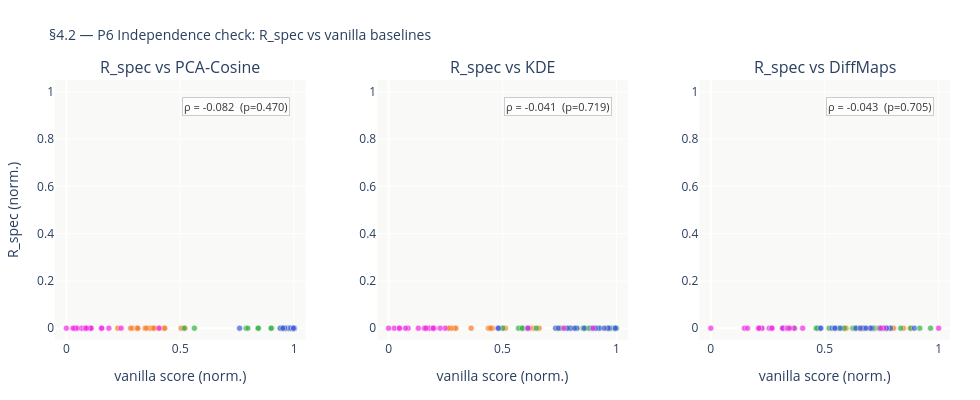

The cell this chart's notebook holds for it:
### Markdown cell above
### 4.2 — Independence check: R_spec vs vanilla baselines (Principle 6) ──

### Code cell
# Scatter R_spec against each vanilla score.
# If the spectral component is adding orthogonal information, the point
# clouds should show low correlation (Pearson ρ ≈ 0).
# High correlation would indicate R_spec is redundant with the vanilla method.
#
# Note: vanilla scores (v_pca, v_kde, v_diff) are built in §5.
# This cell is intentionally placed *before* §5 as a forward-reference stub
# that can be re-run after §5 executes.  If vanilla variables are not yet
# defined, it skips gracefully.

try:
    _vanilla = {"PCA-Cosine": v_pca, "KDE": v_kde, "DiffMaps": v_diff}
except NameError:
    print("§4.2 requires §5 to run first (v_pca / v_kde / v_diff not defined yet).")
    print("Re-run this cell after executing §5.")
    _vanilla = {}

if _vanilla:
    fig_42 = make_subplots(
        rows=1, cols=3,
        subplot_titles=[f"R_spec vs {k}" for k in _vanilla],
        horizontal_spacing=0.08,
    )

    for col_idx, (vname, v_scores) in enumerate(_vanilla.items(), start=1):
        rho, pval = pearsonr(R_spec, v_scores)
        fc_list = [FIELD_COLOURS.get(f, "#888") for f in labels]

        fig_42.add_trace(
            go.Scatter(
                x=v_scores,
                y=R_spec,
                mode="markers",
                marker=dict(color=fc_list, size=6, opacity=0.75,
                            line=dict(color="white", width=0.5)),
                text=[f"<b>{w}</b> [{f}]" for w, f in zip(words, labels)],
                hovertemplate="%{text}<br>vanilla=%{x:.3f}  R_spec=%{y:.3f}<extra></extra>",
                showlegend=False,
            ),
            row=1, col=col_idx,
        )
        # Annotate with Pearson ρ
        fig_42.add_annotation(
            xref=f"x{col_idx}" if col_idx > 1 else "x",
            yref=f"y{col_idx}" if col_idx > 1 else "y",
            x=0.98, y=0.98, xanchor="right", yanchor="top",
            text=f"ρ = {rho:+.3f}  (p={pval:.3f})",
            showarrow=False,
            font=dict(size=11, color="#333"),
            bgcolor="rgba(255,255,255,0.75)",
            bordercolor="#ccc",
            borderwidth=1,
            row=1, col=col_idx,
        )
        print(f"  R_spec vs {vname:12s}  Pearson ρ = {rho:+.3f}  p = {pval:.4f}")

    fig_42.update_layout(
        title_text="§4.2 — P6 Independence check: R_spec vs vanilla baselines",
        title_font_size=14,
        height=400,
        width=980,
        plot_bgcolor="#f9f9f7",
        paper_bgcolor="white",
        margin=dict(t=80, b=60, l=50, r=30),
    )
    fig_42.update_xaxes(title_text="vanilla score (norm.)", range=[-0.05, 1.05])
    fig_42.update_yaxes(title_text="R_spec (norm.)", range=[-0.05, 1.05], col=1)
    fig_42.update_yaxes(range=[-0.05, 1.05], col=2)
    fig_42.update_yaxes(range=[-0.05, 1.05], col=3)

    fig_42.write_html(OUTPUT_DIR / "42_rspec_independence_check.html")
    fig_42.show()
    print("Saved → output__06/42_rspec_independence_check.html")

### Figure 1 — Plotly figure (JSON) as saved in the notebook; plotly's stock layout.template omitted (floating-point values rounded to 4 significant figures)
{"data": [{"hovertemplate": "%{text}<br>vanilla=%{x:.3f}  R_spec=%{y:.3f}<extra></extra>", "marker": {"color": ["#f58231", "#f58231", "#f58231", "#f58231", "#f58231", "#f58231", "#f58231", "#f58231", "#f58231", "#f58231", "#f58231", "#f58231", "#f58231", "#f58231", "#f58231", "#f58231", "#f58231", "#f58231", "#f58231", "#f58231", "#3cb44b", "#3cb44b", "#3cb44b", "#3cb44b", "#3cb44b", "#3cb44b", "#3cb44b", "#3cb44b", "#3cb44b", "#3cb44b", "#3cb44b", "#3cb44b", "#3cb44b", "#3cb44b", "#3cb44b", "#3cb44b", "#3cb44b", "#3cb44b", "#3cb44b", "#3cb44b", "#4363d8", "#4363d8", "#4363d8", "#4363d8", "#4363d8", "#4363d8", "#4363d8", "#4363d8", "#4363d8", "#4363d8", "#4363d8", "#4363d8", "#4363d8", "#4363d8", "#4363d8", "#4363d8", "#4363d8", "#4363d8", "#4363d8", "#4363d8", "#f032e6", "#f032e6", "#f032e6", "#f032e6", "#f032e6", "#f032e6", "#f032e6", "#f032e6", "#f032e6", "#f032e6", "#f032e6", "#f032e6", "#f032e6", "#f032e6", "#f032e6", "#f032e6", "#f032e6", "#f032e6", "#f032e6", "#f032e6"], "line": {"color": "white", "width": 0.5}, "opacity": 0.75, "size": 6}, "mode": "markers", "showlegend": false, "text": ["<b>bread</b> [FOOD]", "<b>rice</b> [FOOD]", "<b>soup</b> [FOOD]", "<b>cake</b> [FOOD]", "<b>pizza</b> [FOOD]", "<b>pasta</b> [FOOD]", "<b>salad</b> [FOOD]", "<b>curry</b> [FOOD]", "<b>cheese</b> [FOOD]", "<b>butter</b> [FOOD]", "<b>cream</b> [FOOD]", "<b>jam</b> [FOOD]", "<b>honey</b> [FOOD]", "<b>chocolate</b> [FOOD]", "<b>coffee</b> [FOOD]", "<b>tea</b> [FOOD]", "<b>wine</b> [FOOD]", "<b>beer</b> [FOOD]", "<b>milk</b> [FOOD]", "<b>sugar</b> [FOOD]", "<b>atom</b> [SCIENCE]", "<b>electron</b> [SCIENCE]", "<b>proton</b> [SCIENCE]", "<b>neutron</b> [SCIENCE]", "<b>photon</b> [SCIENCE]", "<b>atom</b> [SCIENCE]", "<b>force</b> [SCIENCE]", "<b>energy</b> [SCIENCE]", "<b>mass</b> [SCIENCE]", "<b>gravity</b> [SCIENCE]", "<b>entropy</b> [SCIENCE]", "<b>plasma</b> [SCIENCE]", "<b>laser</b> [SCIENCE]", "<b>magnet</b> [SCIENCE]", "<b>circuit</b> [SCIENCE]", "<b>gene</b> [SCIENCE]", "<b>cell</b> [SCIENCE]", "<b>virus</b> [SCIENCE]", "<b>enzyme</b> [SCIENCE]", "<b>protein</b> [SCIENCE]", "<b>hammer</b> [TOOL]", "<b>saw</b> [TOOL]", "<b>drill</b> [TOOL]", "<b>drill</b> [TOOL]", "<b>screw</b> [TOOL]", "<b>nail</b> [TOOL]", "<b>bolt</b> [TOOL]", "<b>knife</b> [TOOL]", "<b>blade</b> [TOOL]", "<b>hook</b> [TOOL]", "<b>forge</b> [TOOL]", "<b>wheel</b> [TOOL]", "<b>axle</b> [TOOL]", "<b>lever</b> [TOOL]", "<b>axle</b> [TOOL]", "<b>gear</b> [TOOL]", "<b>spring</b> [TOOL]", "<b>joint</b> [TOOL]", "<b>vice</b> [TOOL]", "<b>hook</b> [TOOL]", "<b>red</b> [COLOUR]", "<b>blue</b> [COLOUR]", "<b>green</b> [COLOUR]", "<b>yellow</b> [COLOUR]", "<b>purple</b> [COLOUR]", "<b>orange</b> [COLOUR]", "<b>pink</b> [COLOUR]", "<b>brown</b> [COLOUR]", "<b>black</b> [COLOUR]", "<b>white</b> [COLOUR]", "<b>grey</b> [COLOUR]", "<b>grey</b> [COLOUR]", "<b>violet</b> [COLOUR]", "<b>gold</b> [COLOUR]", "<b>silver</b> [COLOUR]", "<b>beige</b> [COLOUR]", "<b>azure</b> [COLOUR]", "<b>indigo</b> [COLOUR]", "<b>violet</b> [COLOUR]", "<b>crimson</b> [COLOUR]"], "type": "scatter", "x": [0.5169, 0.2916, 0.4298, 0.3668, 0.5035, 0.5203, 0.368, 0.312, 0.4082, 0.4312, 0.3096, 0.9633, 0.3783, 0.2823, 0.3137, 0.2258, 0.345, 0.3512, 0.3787, 0.3853, 0.8421, 0.9382, 0.9535, 0.9003, 0.5171, 0.8421, 0.9961, 0.9871, 0.9879, 0.9745, 0.8987, 0.974, 0.7889, 0.9652, 0.9986, 0.9988, 0.9895, 0.9745, 0.7963, 0.5618, 0.9976, 0.9733, 1.0, 1.0, 0.9885, 0.9889, 0.9403, 1.0, 0.9597, 0.9965, 0.9605, 0.9587, 0.9499, 0.9958, 0.9499, 0.9845, 0.7604, 0.9988, 0.9965, 0.9965, 0.07659, 0.06767, 0.03855, 0.0374, 0.1039, 0.03679, 0.08158, 0.04823, 0.0833, 0.04149, 0.108, 0.108, 0.1546, 0.0, 0.1863, 0.02875, 0.4066, 0.08839, 0.1546, 0.2403], "xaxis": "x", "y": [0.000111, 0.000111, 0.000111, 0.0, 0.000111, 0.000111, 0.0, 0.000111, 0.000111, 0.000111, 0.000111, 0.000111, 0.0, 0.000111, 0.000111, 0.000111, 0.0, 0.000111, 0.000111, 0.0, 0.0, 0.000111, 0.0, 0.000111, 0.000111, 0.0, 0.000111, 0.0, 0.000111, 0.000111, 0.000111, 0.000111, 0.000111, 0.0, 0.000111, 0.000111, 0.000111, 0.0, 0.000111, 0.000111, 0.000111, 0.000111, 0.0, 0.0, 0.000111, 0.000111, 0.000111, 0.000111, 0.0, 0.000111, 0.000111, 0.000111, 0.000111, 0.0, 0.000111, 0.000111, 0.0, 0.000111, 0.000111, 0.000111, 0.000111, 0.0, 0.0, 0.000111, 0.000111, 0.000111, 0.000111, 0.000111, 0.0, 0.000111, 0.000111, 0.000111, 0.000111, 0.000111, 0.000111, 0.000111, 0.000111, 0.000111, 0.000111, 0.000111], "yaxis": "y"}, {"hovertemplate": "%{text}<br>vanilla=%{x:.3f}  R_spec=%{y:.3f}<extra></extra>", "marker": {"color": ["#f58231", "#f58231", "#f58231", "#f58231", "#f58231", "#f58231", "#f58231", "#f58231", "#f58231", "#f58231", "#f58231", "#f58231", "#f58231", "#f58231", "#f58231", "#f58231", "#f58231", "#f58231", "#f58231", "#f58231", "#3cb44b", "#3cb44b", "#3cb44b", "#3cb44b", "#3cb44b", "#3cb44b", "#3cb44b", "#3cb44b", "#3cb44b", "#3cb44b", "#3cb44b", "#3cb44b", "#3cb44b", "#3cb44b", "#3cb44b", "#3cb44b", "#3cb44b", "#3cb44b", "#3cb44b", "#3cb44b", "#4363d8", "#4363d8", "#4363d8", "#4363d8", "#4363d8", "#4363d8", "#4363d8", "#4363d8", "#4363d8", "#4363d8", "#4363d8", "#4363d8", "#4363d8", "#4363d8", "#4363d8", "#4363d8", "#4363d8", "#4363d8", "#4363d8", "#4363d8", "#f032e6", "#f032e6", "#f032e6", "#f032e6", "#f032e6", "#f032e6", "#f032e6", "#f032e6", "#f032e6", "#f032e6", "#f032e6", "#f032e6", "#f032e6", "#f032e6", "#f032e6", "#f032e6", "#f032e6", "#f032e6", "#f032e6", "#f032e6"], "line": {"color": "white", "width": 0.5}, "opacity": 0.75, "size": 6}, "mode": "markers", "showlegend": false, "text": ["<b>bread</b> [FOOD]", "<b>rice</b> [FOOD]", "<b>soup</b> [FOOD]", "<b>cake</b> [FOOD]", "<b>pizza</b> [FOOD]", "<b>pasta</b> [FOOD]", "<b>salad</b> [FOOD]", "<b>curry</b> [FOOD]", "<b>cheese</b> [FOOD]", "<b>butter</b> [FOOD]", "<b>cream</b> [FOOD]", "<b>jam</b> [FOOD]", "<b>honey</b> [FOOD]", "<b>chocolate</b> [FOOD]", "<b>coffee</b> [FOOD]", "<b>tea</b> [FOOD]", "<b>wine</b> [FOOD]", "<b>beer</b> [FOOD]", "<b>milk</b> [FOOD]", "<b>sugar</b> [FOOD]", "<b>atom</b> [SCIENCE]", "<b>electron</b> [SCIENCE]", "<b>proton</b> [SCIENCE]", "<b>neutron</b> [SCIENCE]", "<b>photon</b> [SCIENCE]", "<b>atom</b> [SCIENCE]", "<b>force</b> [SCIENCE]", "<b>energy</b> [SCIENCE]", "<b>mass</b> [SCIENCE]", "<b>gravity</b> [SCIENCE]", "<b>entropy</b> [SCIENCE]", "<b>plasma</b> [SCIENCE]", "<b>laser</b> [SCIENCE]", "<b>magnet</b> [SCIENCE]", "<b>circuit</b> [SCIENCE]", "<b>gene</b> [SCIENCE]", "<b>cell</b> [SCIENCE]", "<b>virus</b> [SCIENCE]", "<b>enzyme</b> [SCIENCE]", "<b>protein</b> [SCIENCE]", "<b>hammer</b> [TOOL]", "<b>saw</b> [TOOL]", "<b>drill</b> [TOOL]", "<b>drill</b> [TOOL]", "<b>screw</b> [TOOL]", "<b>nail</b> [TOOL]", "<b>bolt</b> [TOOL]", "<b>knife</b> [TOOL]", "<b>blade</b> [TOOL]", "<b>hook</b> [TOOL]", "<b>forge</b> [TOOL]", "<b>wheel</b> [TOOL]", "<b>axle</b> [TOOL]", "<b>lever</b> [TOOL]", "<b>axle</b> [TOOL]", "<b>gear</b> [TOOL]", "<b>spring</b> [TOOL]", "<b>joint</b> [TOOL]", "<b>vice</b> [TOOL]", "<b>hook</b> [TOOL]", "<b>red</b> [COLOUR]", "<b>blue</b> [COLOUR]", "<b>green</b> [COLOUR]", "<b>yellow</b> [COLOUR]", "<b>purple</b> [COLOUR]", "<b>orange</b> [COLOUR]", "<b>pink</b> [COLOUR]", "<b>brown</b> [COLOUR]", "<b>black</b> [COLOUR]", "<b>white</b> [COLOUR]", "<b>grey</b> [COLOUR]", "<b>grey</b> [COLOUR]", "<b>violet</b> [COLOUR]", "<b>gold</b> [COLOUR]", "<b>silver</b> [COLOUR]", "<b>beige</b> [COLOUR]", "<b>azure</b> [COLOUR]", "<b>indigo</b> [COLOUR]", "<b>violet</b> [COLOUR]", "<b>crimson</b> [COLOUR]"], "type": "scatter", "x": [0.3623, 0.4565, 0.6383, 0.5929, 0.4498, 0.5013, 0.5128, 0.7442, 0.2881, 0.4381, 0.4479, 0.9581, 0.6212, 0.2655, 0.2955, 0.2748, 0.6606, 0.5021, 0.1607, 0.2623, 0.586, 0.5704, 0.8228, 0.7975, 0.5021, 0.586, 0.7562, 0.9631, 0.8531, 0.8845, 0.987, 0.9735, 0.8615, 0.8803, 0.9181, 0.9872, 0.992, 1.0, 0.7752, 0.6489, 0.7332, 0.8584, 0.4819, 0.4819, 0.7455, 0.9701, 0.7975, 0.9034, 0.8932, 0.9957, 0.927, 0.827, 0.6106, 0.7851, 0.6106, 0.9086, 0.9636, 0.8162, 0.9469, 0.9957, 0.1687, 0.1305, 0.08542, 0.157, 0.02486, 0.1807, 0.07418, 0.2478, 0.2008, 0.1637, 0.04733, 0.04733, 0.1952, 0.8973, 0.6122, 0.0, 0.7685, 0.1981, 0.1952, 0.2262], "xaxis": "x2", "y": [0.000111, 0.000111, 0.000111, 0.0, 0.000111, 0.000111, 0.0, 0.000111, 0.000111, 0.000111, 0.000111, 0.000111, 0.0, 0.000111, 0.000111, 0.000111, 0.0, 0.000111, 0.000111, 0.0, 0.0, 0.000111, 0.0, 0.000111, 0.000111, 0.0, 0.000111, 0.0, 0.000111, 0.000111, 0.000111, 0.000111, 0.000111, 0.0, 0.000111, 0.000111, 0.000111, 0.0, 0.000111, 0.000111, 0.000111, 0.000111, 0.0, 0.0, 0.000111, 0.000111, 0.000111, 0.000111, 0.0, 0.000111, 0.000111, 0.000111, 0.000111, 0.0, 0.000111, 0.000111, 0.0, 0.000111, 0.000111, 0.000111, 0.000111, 0.0, 0.0, 0.000111, 0.000111, 0.000111, 0.000111, 0.000111, 0.0, 0.000111, 0.000111, 0.000111, 0.000111, 0.000111, 0.000111, 0.000111, 0.000111, 0.000111, 0.000111, 0.000111], "yaxis": "y2"}, {"hovertemplate": "%{text}<br>vanilla=%{x:.3f}  R_spec=%{y:.3f}<extra></extra>", "marker": {"color": ["#f58231", "#f58231", "#f58231", "#f58231", "#f58231", "#f58231", "#f58231", "#f58231", "#f58231", "#f58231", "#f58231", "#f58231", "#f58231", "#f58231", "#f58231", "#f58231", "#f58231", "#f58231", "#f58231", "#f58231", "#3cb44b", "#3cb44b", "#3cb44b", "#3cb44b", "#3cb44b", "#3cb44b", "#3cb44b", "#3cb44b", "#3cb44b", "#3cb44b", "#3cb44b", "#3cb44b", "#3cb44b", "#3cb44b", "#3cb44b", "#3cb44b", "#3cb44b", "#3cb44b", "#3cb44b", "#3cb44b", "#4363d8", "#4363d8", "#4363d8", "#4363d8", "#4363d8", "#4363d8", "#4363d8", "#4363d8", "#4363d8", "#4363d8", "#4363d8", "#4363d8", "#4363d8", "#4363d8", "#4363d8", "#4363d8", "#4363d8", "#4363d8", "#4363d8", "#4363d8", "#f032e6", "#f032e6", "#f032e6", "#f032e6", "#f032e6", "#f032e6", "#f032e6", "#f032e6", "#f032e6", "#f032e6", "#f032e6", "#f032e6", "#f032e6", "#f032e6", "#f032e6", "#f032e6", "#f032e6", "#f032e6", "#f032e6", "#f032e6"], "line": {"color": "white", "width": 0.5}, "opacity": 0.75, "size": 6}, "mode": "markers", "showlegend": false, "text": ["<b>bread</b> [FOOD]", "<b>rice</b> [FOOD]", "<b>soup</b> [FOOD]", "<b>cake</b> [FOOD]", "<b>pizza</b> [FOOD]", "<b>pasta</b> [FOOD]", "<b>salad</b> [FOOD]", "<b>curry</b> [FOOD]", "<b>cheese</b> [FOOD]", "<b>butter</b> [FOOD]", "<b>cream</b> [FOOD]", "<b>jam</b> [FOOD]", "<b>honey</b> [FOOD]", "<b>chocolate</b> [FOOD]", "<b>coffee</b> [FOOD]", "<b>tea</b> [FOOD]", "<b>wine</b> [FOOD]", "<b>beer</b> [FOOD]", "<b>milk</b> [FOOD]", "<b>sugar</b> [FOOD]", "<b>atom</b> [SCIENCE]", "<b>electron</b> [SCIENCE]", "<b>proton</b> [SCIENCE]", "<b>neutron</b> [SCIENCE]", "<b>photon</b> [SCIENCE]", "<b>atom</b> [SCIENCE]", "<b>force</b> [SCIENCE]", "<b>energy</b> [SCIENCE]", "<b>mass</b> [SCIENCE]", "<b>gravity</b> [SCIENCE]", "<b>entropy</b> [SCIENCE]", "<b>plasma</b> [SCIENCE]", "<b>laser</b> [SCIENCE]", "<b>magnet</b> [SCIENCE]", "<b>circuit</b> [SCIENCE]", "<b>gene</b> [SCIENCE]", "<b>cell</b> [SCIENCE]", "<b>virus</b> [SCIENCE]", "<b>enzyme</b> [SCIENCE]", "<b>protein</b> [SCIENCE]", "<b>hammer</b> [TOOL]", "<b>saw</b> [TOOL]", "<b>drill</b> [TOOL]", "<b>drill</b> [TOOL]", "<b>screw</b> [TOOL]", "<b>nail</b> [TOOL]", "<b>bolt</b> [TOOL]", "<b>knife</b> [TOOL]", "<b>blade</b> [TOOL]", "<b>hook</b> [TOOL]", "<b>forge</b> [TOOL]", "<b>wheel</b> [TOOL]", "<b>axle</b> [TOOL]", "<b>lever</b> [TOOL]", "<b>axle</b> [TOOL]", "<b>gear</b> [TOOL]", "<b>spring</b> [TOOL]", "<b>joint</b> [TOOL]", "<b>vice</b> [TOOL]", "<b>hook</b> [TOOL]", "<b>red</b> [COLOUR]", "<b>blue</b> [COLOUR]", "<b>green</b> [COLOUR]", "<b>yellow</b> [COLOUR]", "<b>purple</b> [COLOUR]", "<b>orange</b> [COLOUR]", "<b>pink</b> [COLOUR]", "<b>brown</b> [COLOUR]", "<b>black</b> [COLOUR]", "<b>white</b> [COLOUR]", "<b>grey</b> [COLOUR]", "<b>grey</b> [COLOUR]", "<b>violet</b> [COLOUR]", "<b>gold</b> [COLOUR]", "<b>silver</b> [COLOUR]", "<b>beige</b> [COLOUR]", "<b>azure</b> [COLOUR]", "<b>indigo</b> [COLOUR]", "<b>violet</b> [COLOUR]", "<b>crimson</b> [COLOUR]"], "type": "scatter", "x": [0.5827, 0.7411, 0.7957, 0.8022, 0.6618, 0.6707, 0.755, 0.876, 0.6561, 0.7013, 0.7418, 0.7526, 0.7766, 0.7174, 0.6554, 0.6668, 0.8457, 0.79, 0.5892, 0.594, 0.4669, 0.222, 0.4621, 0.5192, 0.5861, 0.4669, 0.623, 0.7186, 0.6399, 0.6323, 0.8335, 0.7117, 0.8778, 0.7677, 0.7397, 0.9173, 0.7396, 0.9646, 0.3667, 0.5612, 0.5324, 0.7076, 0.3178, 0.3178, 0.5685, 0.7889, 0.6367, 0.6661, 0.7504, 0.7711, 0.6737, 0.6563, 0.482, 0.5428, 0.482, 0.7008, 0.8931, 0.5455, 0.682, 0.7711, 0.3309, 0.3147, 0.2247, 0.2565, 0.1477, 0.3665, 0.1611, 0.3357, 0.4031, 0.3386, 0.2103, 0.2103, 0.2682, 1.0, 0.76, 0.0, 0.7454, 0.2119, 0.2682, 0.3462], "xaxis": "x3", "y": [0.000111, 0.000111, 0.000111, 0.0, 0.000111, 0.000111, 0.0, 0.000111, 0.000111, 0.000111, 0.000111, 0.000111, 0.0, 0.000111, 0.000111, 0.000111, 0.0, 0.000111, 0.000111, 0.0, 0.0, 0.000111, 0.0, 0.000111, 0.000111, 0.0, 0.000111, 0.0, 0.000111, 0.000111, 0.000111, 0.000111, 0.000111, 0.0, 0.000111, 0.000111, 0.000111, 0.0, 0.000111, 0.000111, 0.000111, 0.000111, 0.0, 0.0, 0.000111, 0.000111, 0.000111, 0.000111, 0.0, 0.000111, 0.000111, 0.000111, 0.000111, 0.0, 0.000111, 0.000111, 0.0, 0.000111, 0.000111, 0.000111, 0.000111, 0.0, 0.0, 0.000111, 0.000111, 0.000111, 0.000111, 0.000111, 0.0, 0.000111, 0.000111, 0.000111, 0.000111, 0.000111, 0.000111, 0.000111, 0.000111, 0.000111, 0.000111, 0.000111], "yaxis": "y3"}], "layout": {"annotations": [{"font": {"size": 16}, "showarrow": false, "text": "R_spec vs PCA-Cosine", "x": 0.14, "xanchor": "center", "xref": "paper", "y": 1, "yanchor": "bottom", "yref": "paper"}, {"font": {"size": 16}, "showarrow": false, "text": "R_spec vs KDE", "x": 0.5, "xanchor": "center", "xref": "paper", "y": 1, "yanchor": "bottom", "yref": "paper"}, {"font": {"size": 16}, "showarrow": false, "text": "R_spec vs DiffMaps", "x": 0.86, "xanchor": "center", "xref": "paper", "y": 1, "yanchor": "bottom", "yref": "paper"}, {"bgcolor": "rgba(255,255,255,0.75)", "bordercolor": "#ccc", "borderwidth": 1, "font": {"color": "#333", "size": 11}, "showarrow": false, "text": "ρ = -0.082  (p=0.470)", "x": 0.98, "xanchor": "right", "xref": "x", "y": 0.98, "yanchor": "top", "yref": "y"}, {"bgcolor": "rgba(255,255,255,0.75)", "bordercolor": "#ccc", "borderwidth": 1, "font": {"color": "#333", "size": 11}, "showarrow": false, "text": "ρ = -0.041  (p=0.719)", "x": 0.98, "xanchor": "right", "xref": "x2", "y": 0.98, "yanchor": "top", "yref": "y2"}, {"bgcolor": "rgba(255,255,255,0.75)", "bordercolor": "#ccc", "borderwidth": 1, "font": {"color": "#333", "size": 11}, "showarrow": false, "text": "ρ = -0.043  (p=0.705)", "x": 0.98, "xanchor": "right", "xref": "x3", "y": 0.98, "yanchor": "top", "yref": "y3"}], "height": 400, "margin": {"b": 60, "l": 50, "r": 30, "t": 80}, "paper_bgcolor": "white", "plot_bgcolor": "#f9f9f7", "title": {"font": {"size": 14}, "text": "§4.2 — P6 Independence check: R_spec vs vanilla baselines"}, "width": 980, "xaxis": {"anchor": "y", "domain": [0, 0.28], "range": [-0.05, 1.05], "title": {"text": "vanilla score (norm.)"}}, "xaxis2": {"anchor": "y2", "domain": [0.36, 0.64], "range": [-0.05, 1.05], "title": {"text": "vanilla score (norm.)"}}, "xaxis3": {"anchor": "y3", "domain": [0.72, 1], "range": [-0.05, 1.05], "title": {"text": "vanilla score (norm.)"}}, "yaxis": {"anchor": "x", "domain": [0, 1], "range": [-0.05, 1.05], "title": {"text": "R_spec (norm.)"}}, "yaxis2": {"anchor": "x2", "domain": [0, 1], "range": [-0.05, 1.05]}, "yaxis3": {"anchor": "x3", "domain": [0, 1], "range": [-0.05, 1.05]}}}
